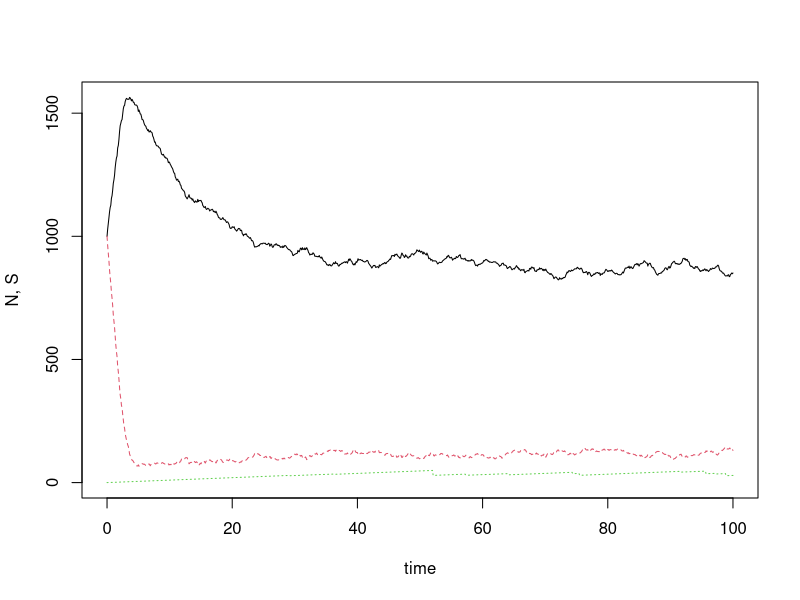

Write R code to recreate this figure.
### ============================================================================
###  Individual-based implementation of a chemostat -- plain R
###    S:    substrate
###    inds: table of individuals (data frame)
###    rmax: maximum growth rate
###  ks: half saturation constant of Monod function
###    D:    dilution rate
### ============================================================================


main <- function(time, obj, parms) {
  obj <- live(obj, parms)
  obj <- dilute(obj, parms)
  obj <- divide(obj, parms)
  obj
}


newbact <- function(n) {
  if (n > 0) {
    data.frame(age = rep(0, n))
  } else {
    NULL
  }
}

live <- function(obj, parms){
  obj$inds$age    <- obj$inds$age + parms$DELTAT
  obj
}

dilute  <- function(obj, parms) {
  S    <- obj$S
  inds <- obj$inds
  N    <- nrow(inds)

  with(parms, {
    rnd <- runif(N)
    inds <- subset(inds, D * DELTAT < rnd)
    S <- S + D * (S0 - S) * DELTAT
    list(inds=inds, S=S)
  })
}

divide <- function(obj, parms) {
  inds <- obj$inds
  N    <- nrow(inds)
  S    <- obj$S
  with(parms, {
    r <- rmax * S / (ks + S)

    ## cell division
    rnd <- runif(N)
    ndx <- (rnd < r * DELTAT)
    newinds <- subset(inds, ndx)

    # set age of new individuals to zero
    if (length(newinds) > 0) newinds$age <- 0

    ## resource consumption
    dN <- nrow(newinds)
    dS <- - 1/Y * dN

    ## safeguard: divide only if resource remains positive
    if (S >= dS) {
      inds$age[ndx] <- 0            # set age of divided cells to zero
      S <- S + dS                   # update resource
      inds <- rbind(inds, newinds)  # add new individuals to population
    }

    list(inds=inds, S=S)
  })
}


parms = list(
  rmax = 0.5,
  ks = 500,
  D = .1,
  S0 = 1000,
  Y = 1
)

state <- list(inds = data.frame(age=rep(0, 1000)), S = 1000)

times <- seq(0, 100, .1)

o <- data.frame(time=times[1], N=nrow(state$inds), S=state$S, maxage=max(state$inds$age))

for (i in 2:length(times)) {
  parms$DELTAT <- times[i] - times[i-1]
  state <- main(times[i], state, parms)
  ret <- c(time = times[i], N=nrow(state$inds), S=state$S, maxage=max(state$inds$age))
  o <- rbind(o, ret)
}


matplot(o$time, o[c("N", "S", "maxage")], xlab="time", ylab="N, S", type="l")
head(o)
